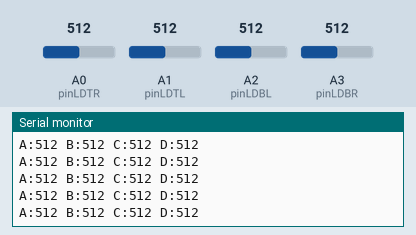
The sketch below on a simulated Arduino Uno, built with avr-gcc and run on an emulated ATmega328P. Shown: the last lines printed to the serial monitor. The test bench sets the inputs (shaded band); at power-on: A0 (pinLDTR) = 512, A2 (pinLDBL) = 512, A1 (pinLDTL) = 512, A3 (pinLDBR) = 512.

Above: at 1.2 s.
1.3 s: A0 (pinLDTR) set to 107
At 2.04 s:
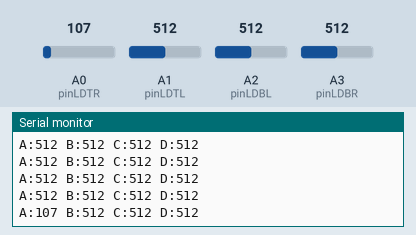
4.3 s: A0 (pinLDTR) set to 95
At 4.33 s:
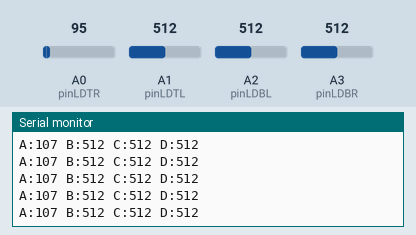
13.3 s: A2 (pinLDBL) set to 109
At 13.36 s:
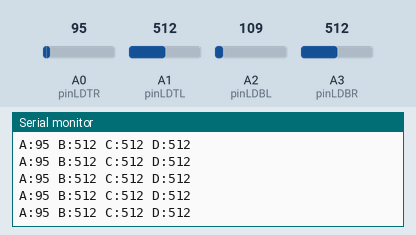
14.8 s: A2 (pinLDBL) set to 93
At 14.96 s:
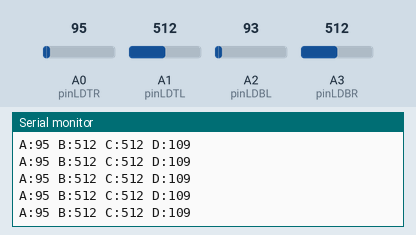
Timing chart, 0 to 17.8 s (numbered marks = the images above; inputs shaded):
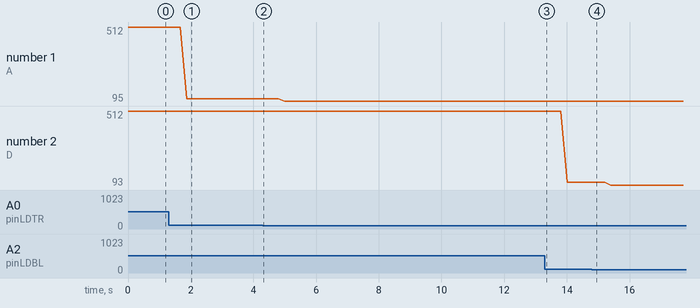

Measured:
- after the input at 1.3 s, the serial monitor: prints a new line after 0.58 s (image 1)
- plotted number 1: 512 → 107 after the input at 1.3 s, 107 → 95 after the input at 4.3 s
- plotted number 2: 512 → 109 after the input at 13.3 s, 109 → 93 after the input at 14.8 s

The sketch:

RESISTENCIAS.ino
```cpp
//Aquí almacenamos los datos recogidos del LDR:
int valorLDTR = 0;
int valorLDTL = 0;
int valorLDBR = 0;
int valorLDBL = 0;

//Y que pin analógico conectarmos el LDR
int pinLDTR = A0;
int pinLDTL = A1;
int pinLDBL = A2;
int pinLDBR = A3;

void setup()
{

//inicializamos monitor serie para visualizar valores de LDR
Serial.begin(1200);

}

void loop()
{
//Guardamos el valor leido en una variable
//IMPORTANTE UTILIZAR EL SERIAL PARA VER LOS VALORES Y COMPROBAR QUE RECIBE VALORES BUENOS

valorLDTR = analogRead(pinLDTR);
//Serial.print("ValorLDTR: ");
///Serial.println(valorLDTR);

valorLDTL = analogRead(pinLDTL);
//Serial.print("ValorLDTL: ");
//Se/rial.println(valorLDTL);

valorLDBL = analogRead(pinLDBL);
//Serial.print("ValorLDBL: ");
//Serial.println(valorLDBL);

valorLDBR = analogRead(pinLDBR);
//Serial.print("ValorLDBR: ");
//Serial.println(valorLDBR);

String datos = "A:" + String(valorLDTR) + " B:" + String(valorLDTL) + " C:" + String(valorLDBR) + " D:" + String(valorLDBL);
Serial.println(datos);

}
```
